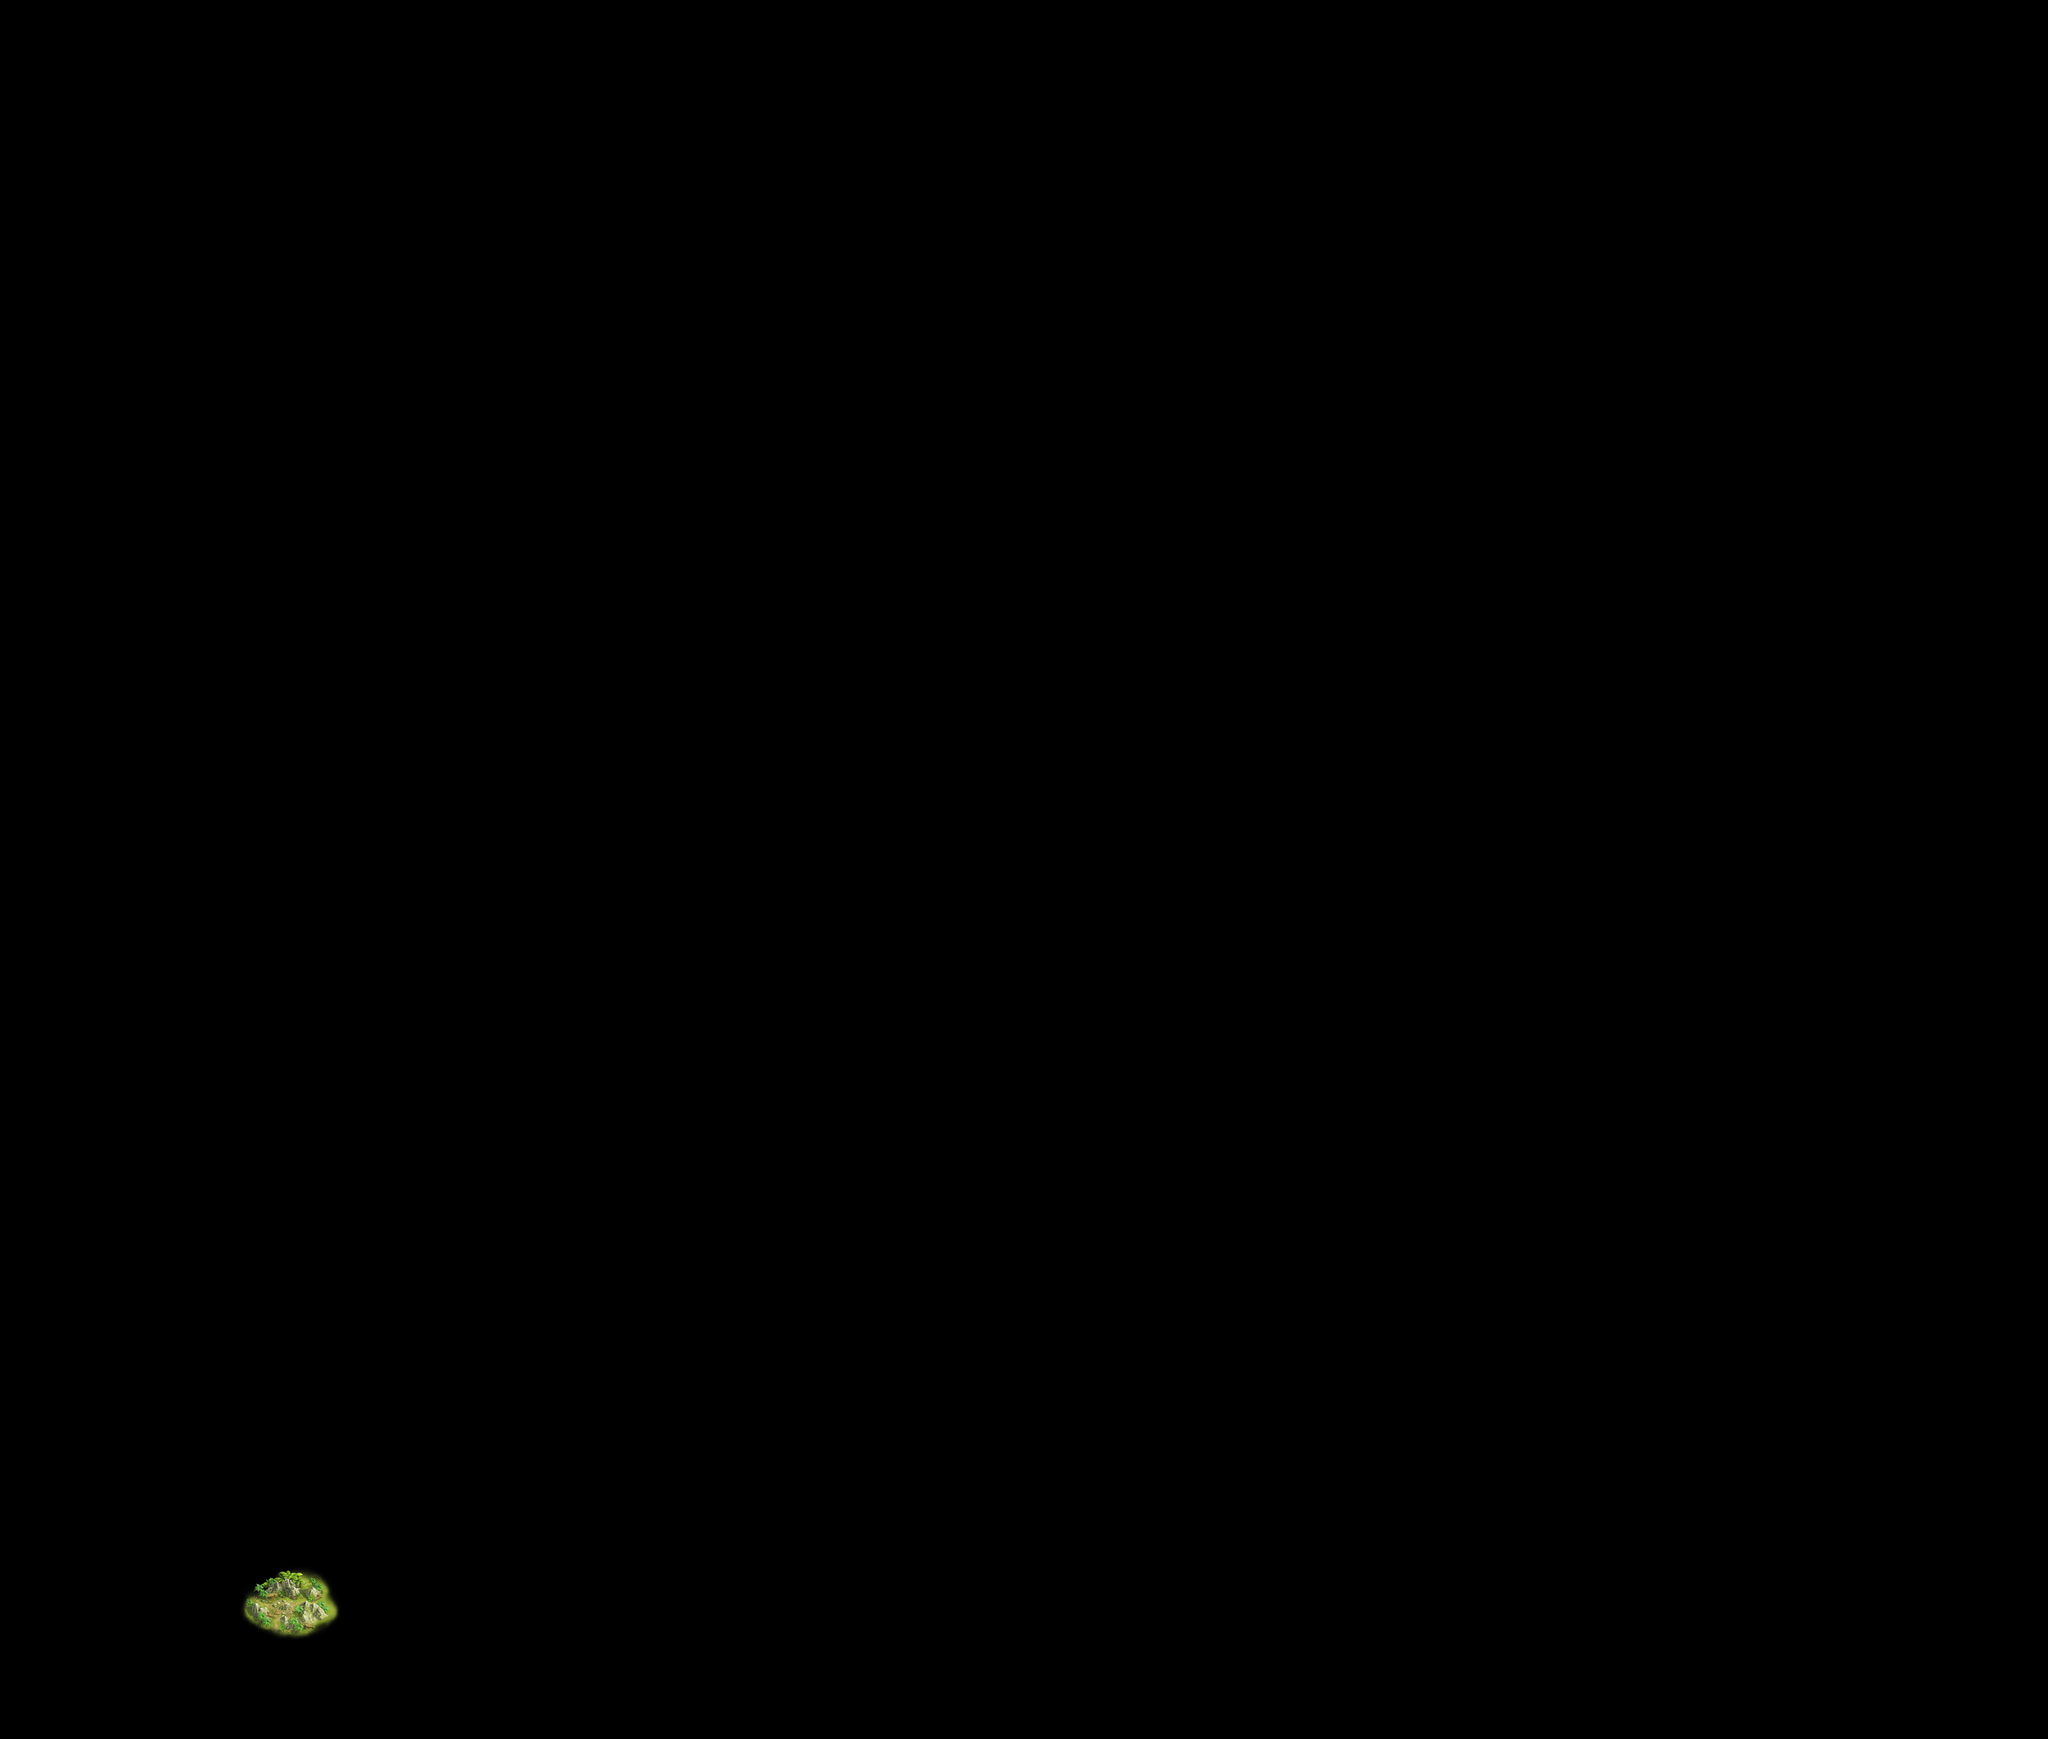

This game map was drawn from its Tiled (.tmx) file and the tilesets committed beside it. A one-line description and the trimmed map source follow:
An orthogonal 113x96 tile map with 64x64 px tiles, 22 tile layers (sand, grass, snow, ice, ...), 9 hidden layers not drawn, 16 tilesets.

<map height="96" orientation="orthogonal" renderorder="right-down" tileheight="64" tilewidth="64" version="1.0" width="113">
 <tileset firstgid="1" name="port" tileheight="64" tilewidth="64">
  <image height="1664" source="port.png" width="1408" />
 </tileset>
 <tileset firstgid="507" name="relic" tileheight="64" tilewidth="64">
  <image height="640" source="relic.png" width="384" />
 </tileset>
 <tileset firstgid="567" name="ice" tileheight="64" tilewidth="64">
  <image height="1472" source="ice.png" width="2048" />
 </tileset>
 <tileset firstgid="1015" name="new_grass" tileheight="64" tilewidth="64">
  <image height="1472" source="new_grass.png" width="1984" />
 </tileset>
 <tileset firstgid="1542" name="new_land" tileheight="64" tilewidth="64">
  <image height="1472" source="new_land.png" width="1984" />
 </tileset>
 <tileset firstgid="2038" name="new_snow" tileheight="64" tilewidth="64">
  <image height="1472" source="new_snow.png" width="1984" />
 </tileset>
 <tileset firstgid="2534" name="grass_tree" tileheight="64" tilewidth="64">
  <image height="1024" source="grass_tree.png" width="1408" />
 </tileset>
 <tileset firstgid="2732" name="grass_stone" tileheight="64" tilewidth="64">
  <image height="1024" source="grass_stone.png" width="1088" />
 </tileset>
 <tileset firstgid="2885" name="snow_tree" tileheight="64" tilewidth="64">
  <image height="896" source="snow_tree.png" width="576" />
 </tileset>
 <tileset firstgid="3002" name="snow_river" tileheight="64" tilewidth="64">
  <image height="896" source="snow_river.png" width="576" />
 </tileset>
 <tileset firstgid="3110" name="sand_tree" tileheight="64" tilewidth="64">
  <image height="704" source="sand_tree.png" width="1088" />
 </tileset>
 <tileset firstgid="3246" name="sand_stone" tileheight="64" tilewidth="64">
  <image height="704" source="sand_stone.png" width="1088" />
 </tileset>
 <tileset firstgid="3382" name="transition" tileheight="64" tilewidth="64">
  <image height="768" source="transition.png" width="832" />
 </tileset>
 <tileset firstgid="3499" name="grass_mound" tileheight="64" tilewidth="64">
  <image height="832" source="grass_mound.png" width="704" />
 </tileset>
 <tileset firstgid="3631" name="sand_mound" tileheight="64" tilewidth="64">
  <image height="1134" source="sand_mound.png" width="1134" />
 </tileset>
 <tileset firstgid="3733" name="decoration" tileheight="64" tilewidth="64">
  <image height="512" source="decoration.png" width="640" />
 </tileset>
 <layer height="96" name="sand" width="113">
  <properties>
   <property name="picture" value="new_land" />
  </properties>
  <data>[10848 cells, 0 non-empty, 0 distinct tile ids]</data>
 </layer>
 <layer height="96" name="grass" width="113">
  <properties>
   <property name="picture" value="new_grass" />
  </properties>
  <data>[10848 cells, 0 non-empty, 0 distinct tile ids]</data>
 </layer>
 <layer height="96" name="snow" width="113">
  <properties>
   <property name="picture" value="new_snow" />
  </properties>
  <data>[10848 cells, 0 non-empty, 0 distinct tile ids]</data>
 </layer>
 <layer height="96" name="ice" width="113">
  <properties>
   <property name="picture" value="ice" />
  </properties>
  <data>[10848 cells, 0 non-empty, 0 distinct tile ids]</data>
 </layer>
 <layer height="96" name="transition1" width="113">
  <properties>
   <property name="picture" value="transition" />
  </properties>
  <data>[10848 cells, 0 non-empty, 0 distinct tile ids]</data>
 </layer>
 <layer height="96" name="transition2" width="113">
  <properties>
   <property name="picture" value="transition" />
  </properties>
  <data>[10848 cells, 0 non-empty, 0 distinct tile ids]</data>
 </layer>
 <layer height="96" name="transition3" width="113">
  <properties>
   <property name="picture" value="transition" />
  </properties>
  <data>[10848 cells, 0 non-empty, 0 distinct tile ids]</data>
 </layer>
 <layer height="96" name="transition4" width="113">
  <properties>
   <property name="picture" value="transition" />
  </properties>
  <data>[10848 cells, 0 non-empty, 0 distinct tile ids]</data>
 </layer>
 <layer height="96" name="grass_mound" width="113">
  <properties>
   <property name="picture" value="grass_mound" />
  </properties>
  <data>[10848 cells, 0 non-empty, 0 distinct tile ids]</data>
 </layer>
 <layer height="96" name="grass_tree1" width="113">
  <properties>
   <property name="picture" value="grass_tree" />
  </properties>
  <data>[10848 cells, 0 non-empty, 0 distinct tile ids]</data>
 </layer>
 <layer height="96" name="grass_tree2" width="113">
  <properties>
   <property name="picture" value="grass_tree" />
  </properties>
  <data>[10848 cells, 0 non-empty, 0 distinct tile ids]</data>
 </layer>
 <layer height="96" name="grass_stone" width="113">
  <properties>
   <property name="picture" value="grass_stone" />
  </properties>
  <data>[10848 cells, 0 non-empty, 0 distinct tile ids]</data>
 </layer>
 <layer height="96" name="sand_mound" width="113">
  <properties>
   <property name="picture" value="sand_mound" />
  </properties>
  <data>[10848 cells, 0 non-empty, 0 distinct tile ids]</data>
 </layer>
 <layer height="96" name="sand_stone" width="113">
  <properties>
   <property name="picture" value="sand_stone" />
  </properties>
  <data>[10848 cells, 0 non-empty, 0 distinct tile ids]</data>
 </layer>
 <layer height="96" name="sand_tree1" width="113">
  <properties>
   <property name="picture" value="sand_tree" />
  </properties>
  <data>[10848 cells, 0 non-empty, 0 distinct tile ids]</data>
 </layer>
 <layer height="96" name="sand_tree2" width="113">
  <properties>
   <property name="picture" value="sand_tree" />
  </properties>
  <data>[10848 cells, 0 non-empty, 0 distinct tile ids]</data>
 </layer>
 <layer height="96" name="snow_tree1" width="113">
  <properties>
   <property name="picture" value="snow_tree" />
  </properties>
  <data>[10848 cells, 0 non-empty, 0 distinct tile ids]</data>
 </layer>
 <layer height="96" name="snow_tree2" width="113">
  <properties>
   <property name="picture" value="snow_tree" />
  </properties>
  <data>[10848 cells, 0 non-empty, 0 distinct tile ids]</data>
 </layer>
 <layer height="96" name="snow_river" width="113">
  <properties>
   <property name="picture" value="snow_river" />
  </properties>
  <data>[10848 cells, 0 non-empty, 0 distinct tile ids]</data>
 </layer>
 <layer height="96" name="relic" width="113">
  <properties>
   <property name="picture" value="relic" />
  </properties>
  <data>[10848 cells, 29 non-empty, 29 distinct tile ids]</data>
 </layer>
 <layer height="96" name="port" width="113">
  <properties>
   <property name="picture" value="port" />
  </properties>
  <data>[10848 cells, 0 non-empty, 0 distinct tile ids]</data>
 </layer>
 <layer height="96" name="block" opacity="0.4" visible="0" width="113">
  <properties>
   <property name="picture" value="new_grass" />
  </properties>
  <data>[10848 cells, 26 non-empty, 1 distinct tile ids]</data>
 </layer>
 <layer height="96" name="tx_land_lighthouse_01" visible="0" width="113">
  <properties>
   <property name="picture" value="new_grass" />
  </properties>
  <data>[10848 cells, 0 non-empty, 0 distinct tile ids]</data>
 </layer>
 <layer height="96" name="tx_land_lighthouse_02" visible="0" width="113">
  <properties>
   <property name="picture" value="new_grass" />
  </properties>
  <data>[10848 cells, 0 non-empty, 0 distinct tile ids]</data>
 </layer>
 <layer height="96" name="tx_land_fire_1" opacity="0.9" visible="0" width="113">
  <properties>
   <property name="picture" value="new_grass" />
  </properties>
  <data>[10848 cells, 0 non-empty, 0 distinct tile ids]</data>
 </layer>
 <layer height="96" name="tx_land_fire_2" visible="0" width="113">
  <properties>
   <property name="picture" value="new_grass" />
  </properties>
  <data>[10848 cells, 0 non-empty, 0 distinct tile ids]</data>
 </layer>
 <layer height="96" name="tx_land_fire_3" visible="0" width="113">
  <properties>
   <property name="picture" value="new_grass" />
  </properties>
  <data>[10848 cells, 0 non-empty, 0 distinct tile ids]</data>
 </layer>
 <layer height="96" name="tx_land_fire_4" visible="0" width="113">
  <properties>
   <property name="picture" value="new_grass" />
  </properties>
  <data>[10848 cells, 0 non-empty, 0 distinct tile ids]</data>
 </layer>
 <layer height="96" name="tx_land_smog_1" visible="0" width="113">
  <properties>
   <property name="picture" value="new_grass" />
  </properties>
  <data>[10848 cells, 0 non-empty, 0 distinct tile ids]</data>
 </layer>
 <layer height="96" name="tx_land_smog_2" visible="0" width="113">
  <properties>
   <property name="picture" value="new_grass" />
  </properties>
  <data>[10848 cells, 0 non-empty, 0 distinct tile ids]</data>
 </layer>
 <layer height="96" name="decoration" opacity="0.94" width="113">
  <properties>
   <property name="picture" value="decoration" />
  </properties>
  <data>[10848 cells, 0 non-empty, 0 distinct tile ids]</data>
 </layer>
</map>
